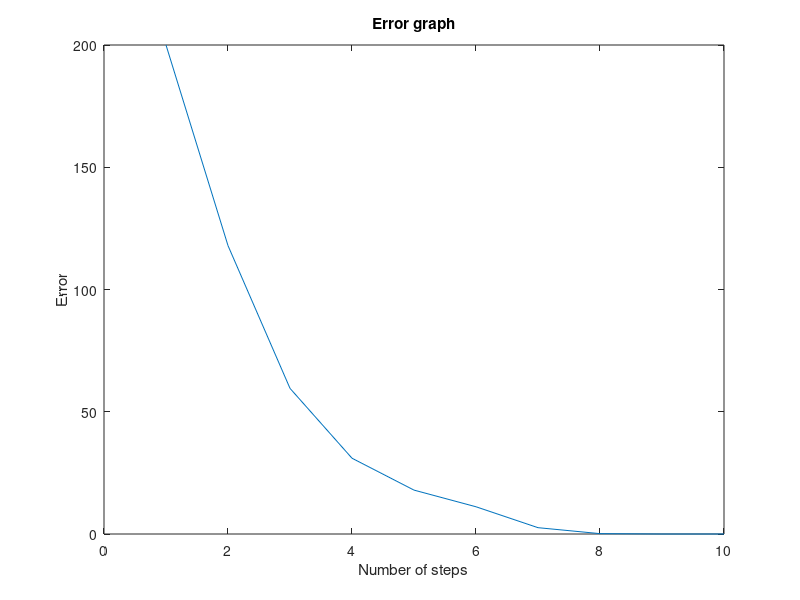

The MATLAB source for this figure:
#f = [4, 7, -1998] # Equation for non-complex numbersf=[4, 7, 1998] # Equation for complex numbersff = [8, 7]#x = [5] # Initial guess for non-complex numbersx = [1 + i] # Initial guess for complex numberserrors = [200]i = 1while errors > 0.00001  x_new = x(i) - polyval(f, x(i))/polyval(ff, x(i))  x = [x, x_new]  errors = [errors, abs(x(i) - x_new)]  i++endwhile  x_root = roots(f)plot(errors)title("Error graph")xlabel("Number of steps")ylabel("Error")#plot(x)clear